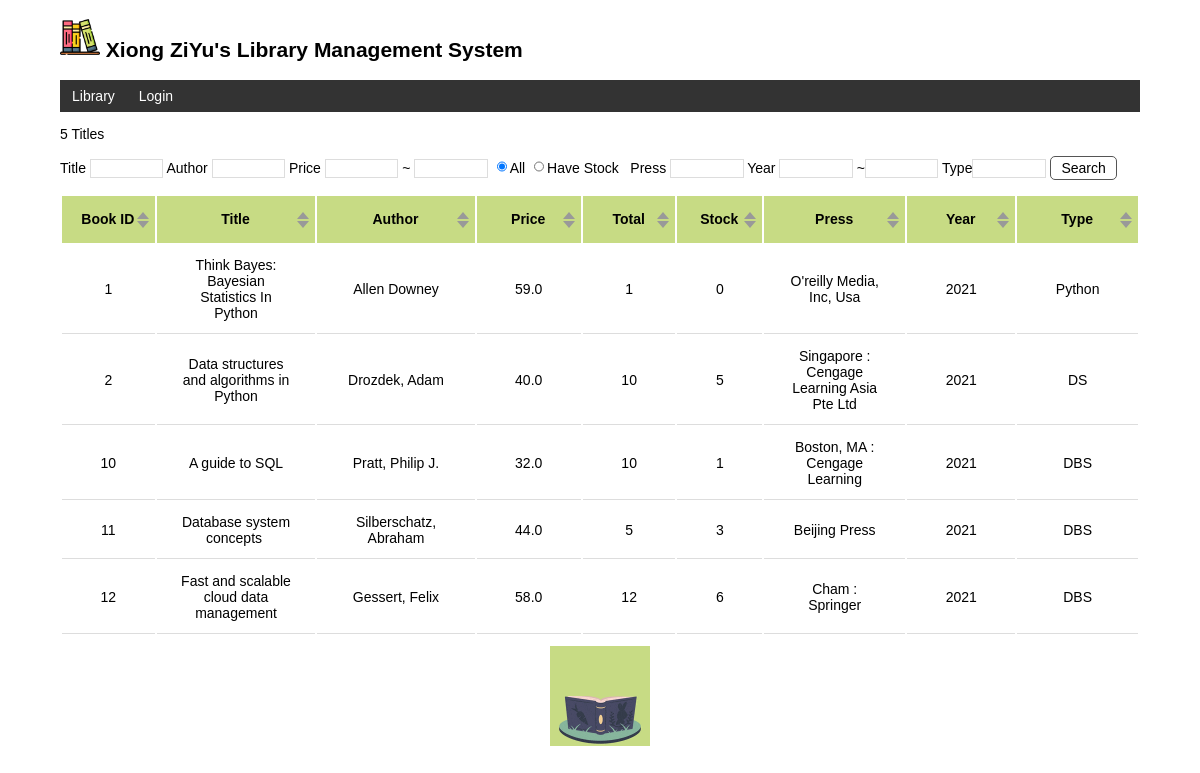
The app's page /, older data.
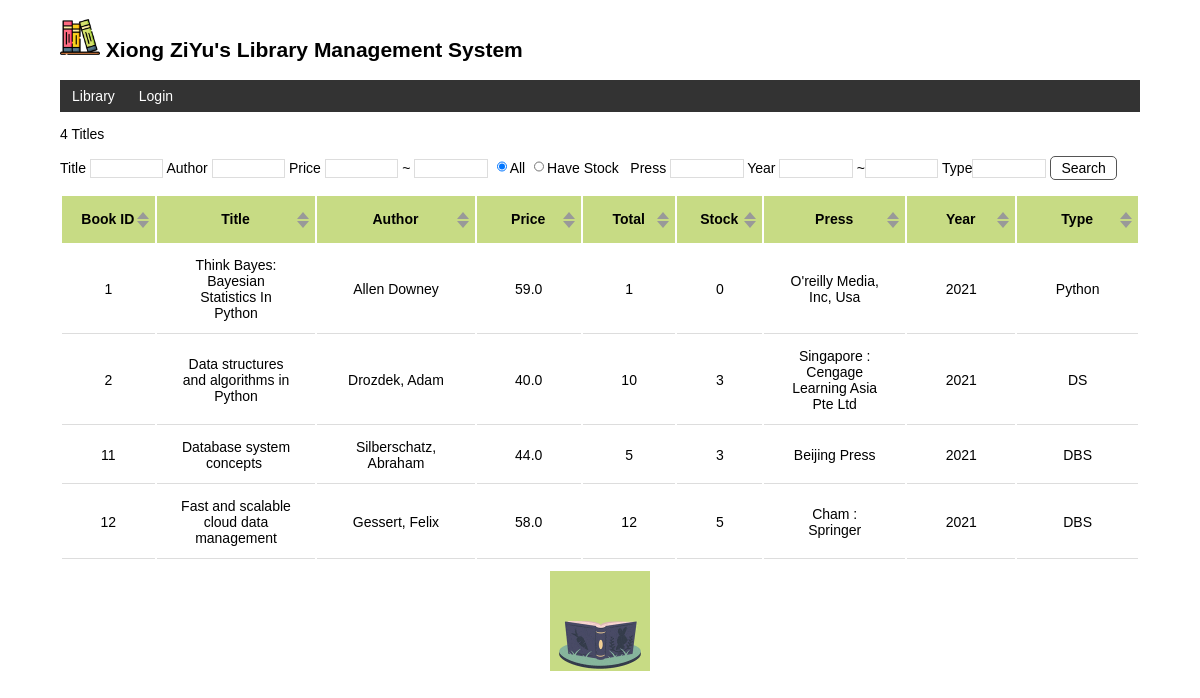
The same page, newer data.
### libManage/models.py (models this page shows, shortened)
class User(db.Model, UserMixin):
    id = db.Column(db.Integer, primary_key=True)
    name = db.Column(db.String(20))
    username = db.Column(db.String(20))
    password_hash = db.Column(db.String(128))

class Book(db.Model):
    id = db.Column(db.Integer, primary_key=True)
    title = db.Column(db.String(50), nullable=False)
    author = db.Column(db.String(20), nullable=False)
    price = db.Column(db.Float, nullable=False)
    total = db.Column(db.Integer, nullable=False)
    stock = db.Column(db.Integer, nullable=False)
    press = db.Column(db.String(30))
    year = db.Column(db.String(4))
    type = db.Column(db.String(20))

### libManage/views.py (the view, shortened to what this page needs)
@app.route('/', methods=['GET', 'POST'])
def index(**sort_by):
    order = request.args.get('sort_by')
    sort_way = request.args.get('sort_way')
    print(order)
    if not sort_way:
        books = Book.query.order_by(desc(order)).all()
    else:
        books = Book.query.order_by(order).all()
    return render_template('index.html', books=books)

### libManage/__init__.py (called while the page is built)
@app.context_processor
def inject_user():
    from libManage.models import User
    user = User.query.first()
    return dict(user=user)

### libManage/templates/index.html
{% extends 'base.html' %}
{% block content %}
<p>{{ books|length }} Titles</p>
<form method="post" class="book-form">
    Title <input  type="text" name="title" autocomplete="off">
    Author <input type="text" name="author" autocomplete="off">
    Price <input  type="text" name="price_low" autocomplete="off">
    ~ <input type="text" name="price_high" autocomplete="off">
    <input style="width:10px"type="radio" name="stock" value="0" checked>All
    <input style="width:10px"type="radio" name="stock" value="1">Have Stock  &nbsp;
    Press <input type="text" name="press" autocomplete="off">
    Year <input type="text" name="year_start" autocomplete="off">
    ~<input type="text" name="year_end" autocomplete="off">
    Type<input type="text" name="type" autocomplete="off">
    <input class="btn" type="submit" name="submit" value="Search">
</form>
<ul class="book-list">
    <table>
        <thead><th>Book ID
            <div class="click">
                <span class="top" onclick="window.location.href='{{ url_for('index', sort_by='id') }}'"></span>
                <span class="bottom" onclick="window.location.href='{{ url_for('index', sort_by='id', sort_way='desc') }}'"></span>
            </div>
        </th>
            <th colspan="2">Title
                <div class="click">
                <span class="top" onclick="window.location.href='{{ url_for('index', sort_by='title') }}'"></span>
                <span class="bottom" onclick="window.location.href='{{ url_for('index', sort_by='title', sort_way='desc') }}'"></span>
                </div></th>
            <th>Author
                <div class="click">
                    <span class="top" onclick="window.location.href='{{ url_for('index', sort_by='author') }}'"></span>
                    <span class="bottom" onclick="window.location.href='{{ url_for('index', sort_by='author', sort_way='desc') }}'"></span>
                </div>
            </th>
            <th>Price
                <div class="click">
                    <span class="top" onclick="window.location.href='{{ url_for('index', sort_by='price') }}'"></span>
                    <span class="bottom" onclick="window.location.href='{{ url_for('index', sort_by='price', sort_way='desc') }}'"></span>
                </div>
            </th>
            <th>Total
                <div class="click">
                    <span class="top" onclick="window.location.href='{{ url_for('index', sort_by='total') }}'"></span>
                    <span class="bottom" onclick="window.location.href='{{ url_for('index', sort_by='total', sort_way='desc') }}'"></span>
                </div>
            </th>
            <th>Stock
                <div class="click">
                    <span class="top" onclick="window.location.href='{{ url_for('index', sort_by='stock') }}'"></span>
                    <span class="bottom" onclick="window.location.href='{{ url_for('index', sort_by='stock', sort_way='desc') }}'"></span>
                </div>
            </th>
            <th>Press
                <div class="click">
                    <span class="top" onclick="window.location.href='{{ url_for('index', sort_by='press') }}'"></span>
                    <span class="bottom" onclick="window.location.href='{{ url_for('index', sort_by='press', sort_way='desc') }}'"></span>
                </div>
            </th>
            <th>Year
                <div class="click">
                    <span class="top" onclick="window.location.href='{{ url_for('index', sort_by='year') }}'"></span>
                    <span class="bottom" onclick="window.location.href='{{ url_for('index', sort_by='year', sort_way='desc') }}'"></span>
                </div>
            </th>
            <th>Type
                <div class="click">
                    <span class="top" onclick="window.location.href='{{ url_for('index', sort_by='type') }}'"></span>
                    <span class="bottom" onclick="window.location.href='{{ url_for('index', sort_by='type', sort_way='desc') }}'"></span>
                </div>
            </th>
        </thead>
        <tbody>
            {% set sort_on = request.args.sort_on|default('book_id') %}
            {% for book in books|sort(attribute=sort_on) %}
            <tr>
                <td>{{book.id}}</td>
                <td colspan="2">{{book.title}}</td>
                <td>{{book.author}}</td>
                <td>{{book.price}}</td>
                <td>{{book.total}}</td>
                <td>{{book.stock}}</td>
                <td>{{book.press}}</td>
                <td>{{book.year}}</td>
                <td>{{book.type}}</td>
            </tr>
            {% endfor %}
        </tbody>
    </table>
</ul>
{% endblock %}

### libManage/templates/base.html (shortened to what this page needs)
<!DOCTYPE html>
<html lang="en">
<head>
    {% block head %}
    <link rel="stylesheet" href="{{ url_for('static', filename='style.css') }}" type="text/css">
    {% endblock %}
</head>
<body>
    <h2>
        <img alt="Avatar" class="avatar" src="{{ url_for('static', filename='images/avatar.png') }}">
        {{ user.name }}'s Library Management System
    </h2>
    <nav>
        <ul>
            <li><a href="{{ url_for('index') }}">Library</a></li>
            {% if current_user.is_authenticated %}
            <li><a href="{{ url_for('bookManage') }}">Book Management</a></li>
            <li><a href="{{ url_for('cardManage') }}">Card Management</a></li>
                <li><a href="{{ url_for('borrow') }}">Borrow & Return</a></li>
                <li><a href="{{ url_for('logout') }}">Logout</a></li>
            {% else %}
                <li><a href="{{ url_for('login') }}">Login</a></li>
            {% endif %}
        </ul>
    </nav>
    {% block content %}{% endblock %}
    <img alt="Jumping Rabbit" class="rabbit" src="{{ url_for('static', filename='images/reading.gif') }}" title="jump~jump~jump!">
</body>
</html>

### libManage/static/style.css (style rules this page uses)
body { margin: auto; max-width: 1080px; font-size: 14px; font-family: Helvetica, Arial, sans-serif; }
.avatar { width: 40px; }
.book-list { list-style-type: none; padding: 0; margin-bottom: 10px; }
.book-list th { height: 45px; width: -webkit-calc(100%/24); text-align: center; line-height: 45px; }
thead { background-color: #C7DB84; }
.book-list td { text-align: center; padding: 12px 24px; border-bottom: 1px solid #ddd; }
.book-list tr:last-child { border-bottom:none; }
.rabbit { display: block; margin: 0 auto; height: 100px; }
nav ul { list-style-type: none; margin: 0; padding: 0; overflow: hidden; background-color: #333; }
nav li { float: left; }
nav li a { display: block; color: white; text-align: center; padding: 8px 12px; text-decoration: none; }
input[type=submit] { font-family: inherit; }
input[type=text] { border: 1px solid #ddd; }
.btn { font-size: 14px; padding: 3px 5px; text-decoration: none; cursor: pointer; background-color: white; color: black; border: 1px solid #555555; border-radius: 5px; }
.click { width: 1px; height: 40px; display: table-cell; position: relative; float: right; }
.top { width: 0; height: 0; border-style: solid; border-width: 0 6px 7px; border-color: transparent transparent #999999; position: absolute; transform: rotate(180deg); top: 24px; bottom: 14px; right: 5px; }
.bottom { width: 0; height: 0; border-style: solid; border-width: 0 6px 7px; border-color: transparent transparent #999999; position: absolute; top: 15px; right: 5px; }
.book-form input { width: -webkit-calc(100%/16); }

Row changes from the older to the newer data that the page shows:
removed Book: id "10", title "A guide to SQL", author "Pratt, Philip J.", price "32.0", total "10", stock "1", press "Boston, MA : Cengage Learning", year "2021", type "DBS"
changed Book "Data structures and algorithms in Python": stock "5" → "3"
changed Book "Fast and scalable cloud data management": stock "6" → "5"
Text that changed along with them:
{{ books|length }}: "5" → "4"
